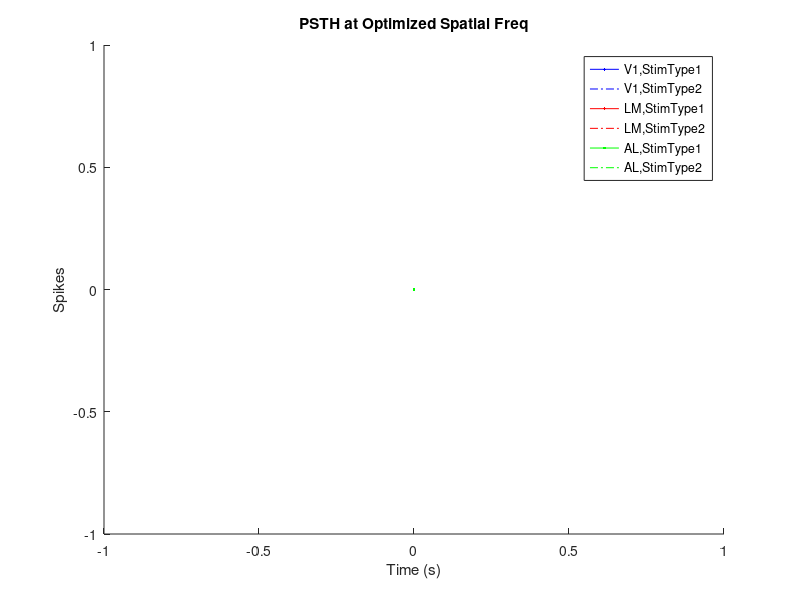

Source code (MATLAB): (Note: this script raises an error after producing the figure.)
lines = {'b' 'r' 'g'};
lines2 = {'b-.' 'r-.' 'g-.'};

%%%%%%%%%%%%%%%%%%%%%%%%%%%%%%%%%%%%%%%%%%%%%%%%%%%%%%%%%%%%%%%%%%
% Non-Normalized Plots
%%%%%%%%%%%%%%%%%%%%%%%%%%%%%%%%%%%%%%%%%%%%%%%%%%%%%%%%%%%%%%%%%%

figure
hold on
plot(0,0,'b'); plot(0,0,'b-.');
plot(0,0,'r'); plot(0,0,'r-.');
plot(0,0,'g'); plot(0,0,'g-.');
legend('V1,StimType1','V1,StimType2','LM,StimType1','LM,StimType2','AL,StimType1','AL,StimType2')
title_str = ['PSTH at Optimized Spatial Freq']
title(title_str),xlabel('Time (s)'), ylabel('Spikes')

for n = 1:3;
    if n == 1;
        OptimizedSF_PSTH = load('V1OptimizedSF_PSTH.dat');
        OptimizedSF_PSTH2 = load('V1OptimizedSF_PSTH2.dat');
    elseif n == 2;
        OptimizedSF_PSTH = load('LMOptimizedSF_PSTH.dat');
        OptimizedSF_PSTH2 = load('LMOptimizedSF_PSTH2.dat');
    elseif n == 3;
        OptimizedSF_PSTH = load('ALOptimizedSF_PSTH.dat');
        OptimizedSF_PSTH2 = load('ALOptimizedSF_PSTH2.dat');
    end

    [rows, nbins] = size(OptimizedSF_PSTH);
    bins = OptimizedSF_PSTH(1,:);
    total_cells = rows-1
    hits = [];
    for j = 2:nbins;
        hits(j) = sum(OptimizedSF_PSTH(:,j));
    end
    hits = hits/total_cells;
    hold on
    plot(bins,hits,lines{n})


    [rows, nbins] = size(OptimizedSF_PSTH2);
    bins = OptimizedSF_PSTH2(1,:);
    total_cells = rows-1
    hits = [];
    for j = 2:nbins;
        hits(j) = sum(OptimizedSF_PSTH2(:,j));
    end
    hits = hits/total_cells;
    hold on
    plot(bins,hits,lines2{n})

end

%%%%%%%%%%%%%%%%%%%%%%%%%%%%%%%%%%%%%%%%%%%%%%%%%%%%%%%%%%%%%%%%%%
% Normalized Plots
%%%%%%%%%%%%%%%%%%%%%%%%%%%%%%%%%%%%%%%%%%%%%%%%%%%%%%%%%%%%%%%%%%

figure
hold on
plot(0,0,'b'); plot(0,0,'b-.');
plot(0,0,'r'); plot(0,0,'r-.');
plot(0,0,'g'); plot(0,0,'g-.');
legend('V1,StimType1','V1,StimType2','LM,StimType1','LM,StimType2','AL,StimType1','AL,StimType2')
title_str = ['PSTH at Optimized Spatial Freq (Cell Responses Normalized)']
title(title_str),xlabel('Time (s)'), ylabel('Spikes')

for k = 1:3;

    if k == 1;
        OptimizedSF_PSTH_Norm = load('V1OptimizedSF_PSTH_Norm.dat');
        OptimizedSF_PSTH_Norm2 = load('V1OptimizedSF_PSTH_Norm2.dat');
    elseif k == 2;
        OptimizedSF_PSTH_Norm = load('LMOptimizedSF_PSTH_Norm.dat');
        OptimizedSF_PSTH_Norm2 = load('LMOptimizedSF_PSTH_Norm2.dat');
    elseif k == 3;
        OptimizedSF_PSTH_Norm = load('ALOptimizedSF_PSTH_Norm.dat');
        OptimizedSF_PSTH_Norm2 = load('ALOptimizedSF_PSTH_Norm2.dat');
    end

    [rows, nbins] = size(OptimizedSF_PSTH_Norm);
    bins = OptimizedSF_PSTH_Norm(1,:);
    total_cells = rows-1
    hits = [];
    for j = 2:nbins;
        hits(j) = sum(OptimizedSF_PSTH_Norm(:,j));
    end
    hits = hits/max(hits);
    hold on
    plot(bins,hits,lines{k})


    [rows, nbins] = size(OptimizedSF_PSTH_Norm2);
    bins = OptimizedSF_PSTH_Norm2(1,:);
    total_cells = rows-1
    hits = [];
    for j = 2:nbins;
        hits(j) = sum(OptimizedSF_PSTH_Norm2(:,j));
    end
    hits = hits/max(hits);
    hold on
    plot(bins,hits,lines2{k})
end


